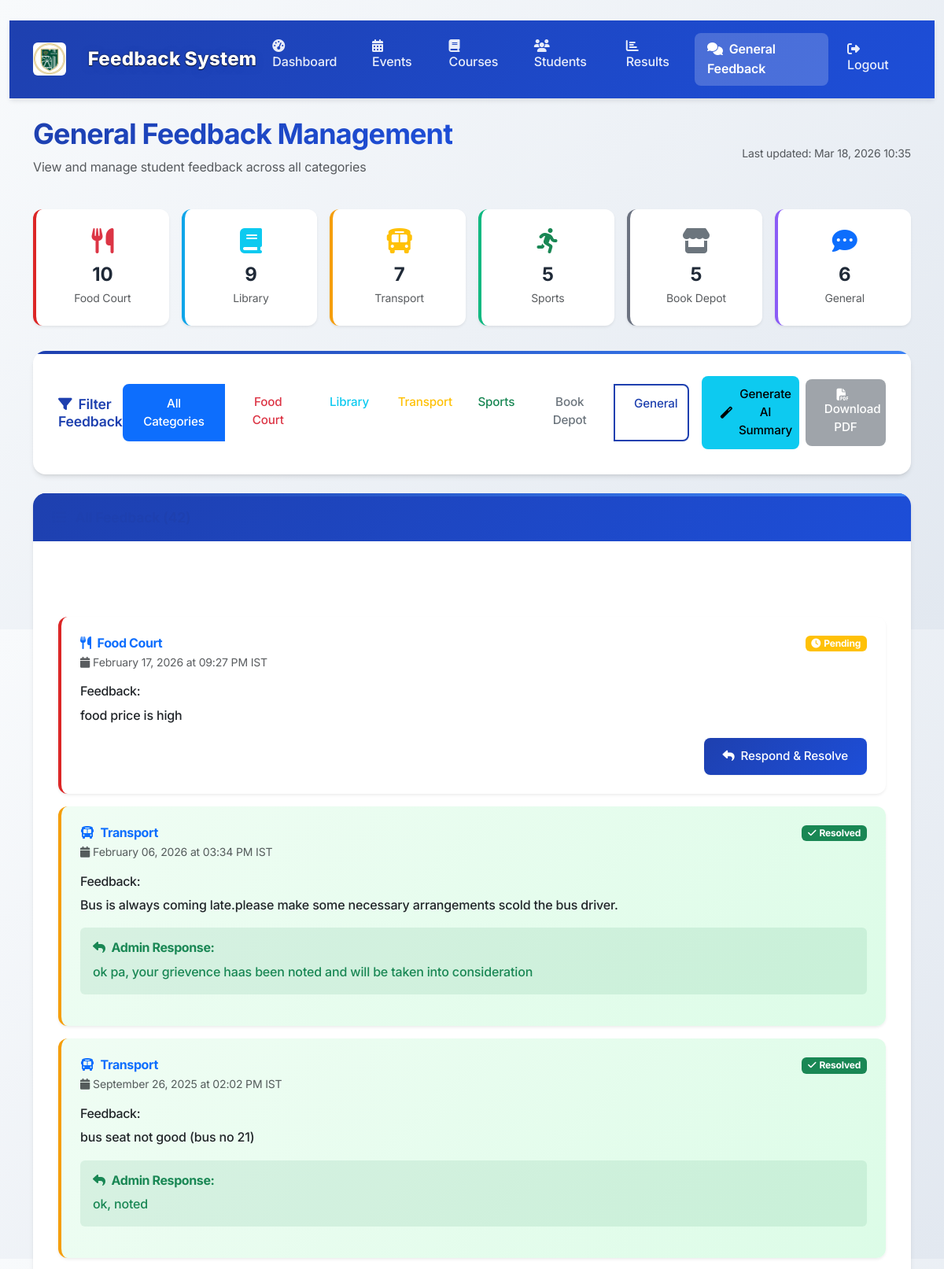
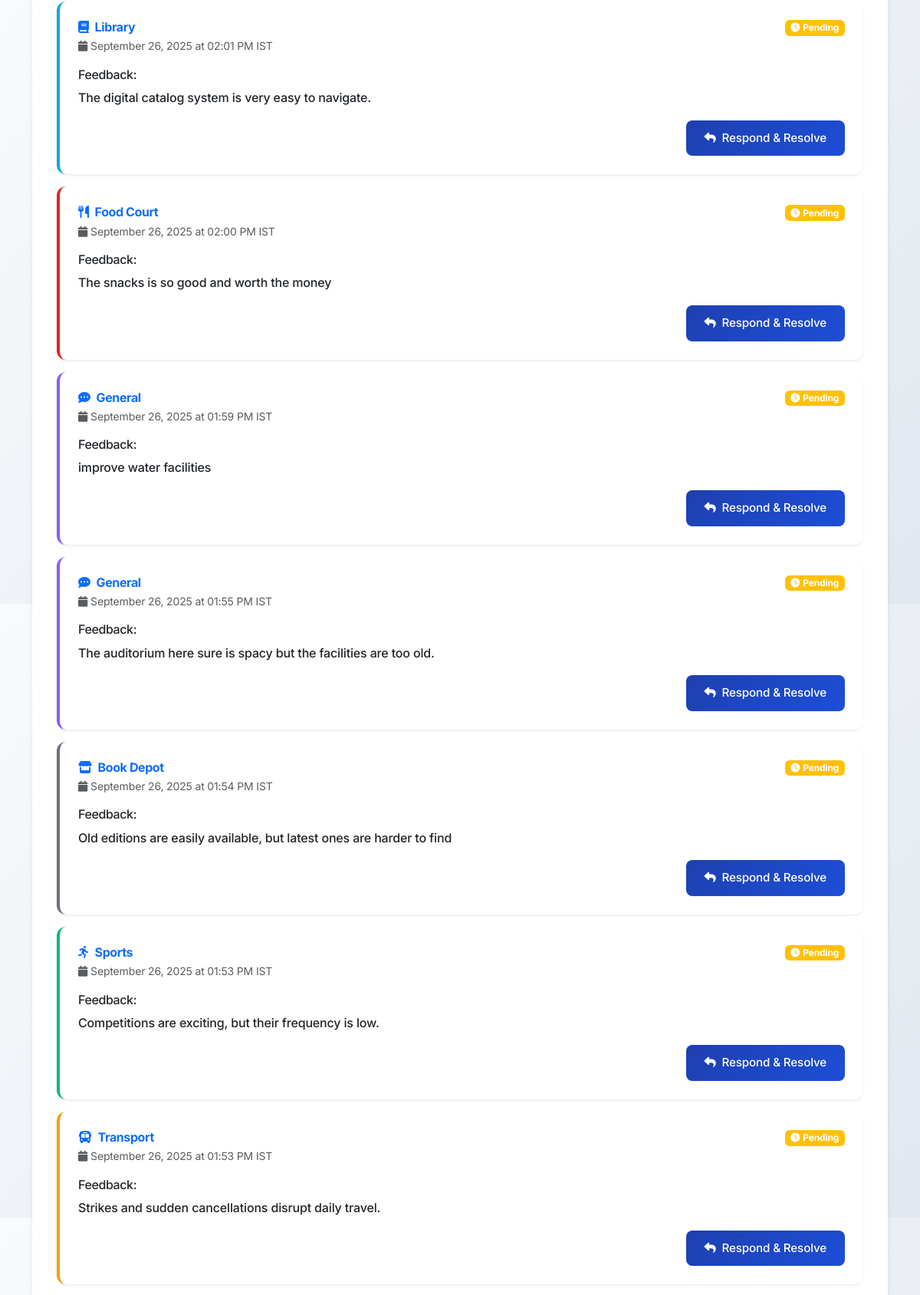
Screenshot of /admin/general-feedback (signed in, upper part) with the database file from the repository (2 pictures, top to bottom).
### admin/src/common/models.py (models this page shows, shortened)
class GeneralFeedback(db.Model):
    id = db.Column(db.Integer, primary_key=True)
    category = db.Column(db.String(50), nullable=False)  # fc, library, transport, sports, bookdepot, general
    content = db.Column(db.Text, nullable=False)
    student_id = db.Column(db.Integer, db.ForeignKey('student.id'), nullable=False)
    student = db.relationship('Student', backref='general_feedbacks')
    timestamp = db.Column(db.DateTime, default=datetime.utcnow)
    is_resolved = db.Column(db.Boolean, default=False)
    admin_response = db.Column(db.Text, nullable=True)

### admin/src/admin/routes.py (the view)
@admin_bp.route('/general-feedback')
@login_required
def general_feedback():
    if not current_user.is_admin:
        flash('Access denied.', 'danger')
        return redirect(url_for('admin.login'))
    category_filter = request.args.get('category', 'all')
    if category_filter == 'all':
        feedbacks = GeneralFeedback.query.order_by(GeneralFeedback.timestamp.desc()).all()
    else:
        feedbacks = GeneralFeedback.query.filter_by(category=category_filter).order_by(GeneralFeedback.timestamp.desc()).all()
    category_stats = {}
    categories = ['fc', 'library', 'transport', 'sports', 'bookdepot', 'general']
    for cat in categories:
        category_stats[cat] = GeneralFeedback.query.filter_by(category=cat).count()
    category_names = {
        'fc': 'Food Court',
        'library': 'Library',
        'transport': 'Transport',
        'sports': 'Sports',
        'bookdepot': 'Book Depot',
        'general': 'General'
    }
    from datetime import timedelta
    return render_template('domains/admin/general_feedback.html',
                           feedbacks=feedbacks,
                           category_filter=category_filter,
                           category_stats=category_stats,
                           category_names=category_names,
                           timedelta=timedelta)

### admin/src/common/models.py (called while the page is built)
@login_manager.user_loader
def load_user(user_id):
    return User.query.get(int(user_id))

### admin/templates/domains/admin/general_feedback.html (shortened to what this page needs)
﻿{% extends "base.html" %}
{% block styles %}
<link rel="stylesheet" href="{{ url_for('static', filename='domains/admin/css/admin.css') }}">
{% endblock %}
{% block navbar %}
<nav class="navbar navbar-expand-lg navbar-dark admin-navbar">
  <div class="container">
  <a class="navbar-brand d-flex align-items-center" href="#"><img src="{{ url_for('static', filename='images/logo.png') }}" alt="SREC Logo" style="height:42px; margin-right:12px; border-radius: 6px;"><span class="navbar-title-visible">Feedback System</span></a>
    <div class="collapse navbar-collapse" id="navbarNav">
      <ul class="navbar-nav">
        <li class="nav-item">
          <a class="nav-link" href="{{ url_for('admin.dashboard') }}">
            <i class="fas fa-tachometer-alt me-2"></i>Dashboard
          </a>
        </li>
        <li class="nav-item">
          <a class="nav-link" href="{{ url_for('admin.manage_events') }}">
            <i class="fas fa-calendar-alt me-2"></i>Events
          </a>
        </li>
        <li class="nav-item">
          <a class="nav-link" href="{{ url_for('admin.manage_courses') }}">
            <i class="fas fa-book me-2"></i>Courses
          </a>
        </li>
        <li class="nav-item">
          <a class="nav-link" href="{{ url_for('admin.manage_students') }}">
            <i class="fas fa-users me-2"></i>Students
          </a>
        </li>
        <li class="nav-item">
          <a class="nav-link" href="{{ url_for('admin.results') }}">
            <i class="fas fa-chart-bar me-2"></i>Results
          </a>
        </li>
        <li class="nav-item">
          <a class="nav-link active" href="{{ url_for('admin.general_feedback') }}">
            <i class="fas fa-comments me-2"></i>General Feedback
          </a>
        </li>
      </ul>
      <ul class="navbar-nav ms-auto">
        <li class="nav-item">
          <a class="nav-link" href="{{ url_for('admin.logout') }}">
            <i class="fas fa-sign-out-alt me-2"></i>Logout
          </a>
        </li>
      </ul>
    </div>
  </div>
</nav>
{% endblock %}
{% block content %}
<div class="container my-4 fade-in-up">
  <div class="d-flex justify-content-between align-items-center mb-4">
    <div>
      <h1 class="text-gradient mb-2">General Feedback Management</h1>
      <p class="text-muted">View and manage student feedback across all categories</p>
    </div>
    <div class="text-end">
      <small class="text-muted">Last updated: {{ moment().format('MMM DD, YYYY HH:mm') }}</small>
    </div>
  </div>
  <div class="category-stats">
    <div class="category-stat-card category-fc">
      <div class="mb-2">
        <i class="fas fa-utensils fa-2x text-danger"></i>
      </div>
      <div class="fw-bold fs-4">{{ category_stats.fc }}</div>
      <small class="text-muted">Food Court</small>
    </div>
    <div class="category-stat-card category-library">
      <div class="mb-2">
        <i class="fas fa-book fa-2x text-info"></i>
      </div>
      <div class="fw-bold fs-4">{{ category_stats.library }}</div>
      <small class="text-muted">Library</small>
    </div>
    <div class="category-stat-card category-transport">
      <div class="mb-2">
        <i class="fas fa-bus fa-2x text-warning"></i>
      </div>
      <div class="fw-bold fs-4">{{ category_stats.transport }}</div>
      <small class="text-muted">Transport</small>
    </div>
    <div class="category-stat-card category-sports">
      <div class="mb-2">
        <i class="fas fa-running fa-2x text-success"></i>
      </div>
      <div class="fw-bold fs-4">{{ category_stats.sports }}</div>
      <small class="text-muted">Sports</small>
    </div>
    <div class="category-stat-card category-bookdepot">
      <div class="mb-2">
        <i class="fas fa-store fa-2x text-secondary"></i>
      </div>
      <div class="fw-bold fs-4">{{ category_stats.bookdepot }}</div>
      <small class="text-muted">Book Depot</small>
    </div>
    <div class="category-stat-card category-general">
      <div class="mb-2">
        <i class="fas fa-comment-dots fa-2x text-primary"></i>
      </div>
      <div class="fw-bold fs-4">{{ category_stats.general }}</div>
      <small class="text-muted">General</small>
    </div>
  </div>
  <div class="dashboard-card mb-4">
    <div class="card-body">
      <div class="d-flex justify-content-between align-items-center">
        <h5 class="mb-0">
          <i class="fas fa-filter me-2"></i>Filter Feedback
        </h5>
        <div class="btn-group" role="group">
          <a href="{{ url_for('admin.general_feedback', category='all') }}"
             class="btn btn-outline-primary btn-sm {% if category_filter == 'all' %}active{% endif %}">
            All Categories
          </a>
          <a href="{{ url_for('admin.general_feedback', category='fc') }}"
             class="btn btn-outline-danger btn-sm {% if category_filter == 'fc' %}active{% endif %}">
            Food Court
          </a>
          <a href="{{ url_for('admin.general_feedback', category='library') }}"
             class="btn btn-outline-info btn-sm {% if category_filter == 'library' %}active{% endif %}">
            Library
          </a>
          <a href="{{ url_for('admin.general_feedback', category='transport') }}"
             class="btn btn-outline-warning btn-sm {% if category_filter == 'transport' %}active{% endif %}">
            Transport
          </a>
          <a href="{{ url_for('admin.general_feedback', category='sports') }}"
             class="btn btn-outline-success btn-sm {% if category_filter == 'sports' %}active{% endif %}">
            Sports
          </a>
          <a href="{{ url_for('admin.general_feedback', category='bookdepot') }}"
             class="btn btn-outline-secondary btn-sm {% if category_filter == 'bookdepot' %}active{% endif %}">
            Book Depot
          </a>
          <a href="{{ url_for('admin.general_feedback', category='general') }}"
             class="btn btn-outline-primary btn-sm {% if category_filter == 'general' %}active{% endif %}">
            General
          </a>
        </div>
        <button id="generateSummaryBtn" class="btn btn-info btn-sm ms-3 d-flex align-items-center" type="button" style="position:relative;">
          <i class="fas fa-magic me-2" id="summaryIcon"></i>
          <span id="summaryBtnText">Generate AI Summary</span>
        </button>
        <button id="downloadSummaryPdfBtn" class="btn btn-secondary btn-sm ms-2" type="button" disabled>
          <i class="fas fa-file-pdf me-2"></i>Download PDF
        </button>
      </div>
    </div>
  </div>
  <div class="dashboard-card">
    <div class="card-header">
      <h5 class="mb-0">
        <i class="fas fa-list me-2"></i>
      </h5>
    </div>
    <div class="card-body">
    </div>
    <div class="card-body">
      {% if feedbacks %}
        {% for feedback in feedbacks %}
        <div class="feedback-item category-{{ feedback.category }} {% if feedback.is_resolved %}resolved{% endif %}">
          <div class="d-flex justify-content-between align-items-start mb-3">
            <div>
              <h6 class="fw-bold text-primary mb-1">
                {% if feedback.category == 'fc' %}
                  <i class="fas fa-utensils me-2"></i>Food Court
                {% elif feedback.category == 'library' %}
                  <i class="fas fa-book me-2"></i>Library
                {% elif feedback.category == 'transport' %}
                  <i class="fas fa-bus me-2"></i>Transport
                {% elif feedback.category == 'sports' %}
                  <i class="fas fa-running me-2"></i>Sports
                {% elif feedback.category == 'bookdepot' %}
                  <i class="fas fa-store me-2"></i>Book Depot
                {% else %}
                  <i class="fas fa-comment-dots me-2"></i>General
                {% endif %}
              </h6>
              <small class="text-muted">
                {% set ist_time = feedback.timestamp + timedelta(hours=5, minutes=30) %}
                <i class="fas fa-calendar me-1"></i>{{ ist_time.strftime('%B %d, %Y at %I:%M %p') }} IST
              </small>
            </div>
            <div>
              {% if feedback.is_resolved %}
                <span class="badge bg-success">
                  <i class="fas fa-check me-1"></i>Resolved
                </span>
              {% else %}
                <span class="badge bg-warning">
                  <i class="fas fa-clock me-1"></i>Pending
                </span>
              {% endif %}
            </div>
          </div>
          <div class="mb-3">
            <h6 class="text-dark fw-medium mb-2">Feedback:</h6>
            <p class="text-dark mb-0">{{ feedback.content }}</p>
          </div>
          {% if feedback.admin_response %}
            <div class="bg-success bg-opacity-10 rounded p-3 mb-3">
              <h6 class="text-success fw-bold mb-2">
                <i class="fas fa-reply me-2"></i>Admin Response:
              </h6>
              <p class="text-success mb-0">{{ feedback.admin_response }}</p>
            </div>
          {% endif %}
          {% if not feedback.is_resolved %}
            <div class="text-end">
              <button class="btn btn-primary btn-sm" onclick="toggleResolveForm('{{ feedback.id|int }}')">
                <i class="fas fa-reply me-2"></i>Respond & Resolve
              </button>
            </div>
          {% endif %}
        </div>
        {% endfor %}
      {% endif %}
    </div>
  </div>
</div>
{% endblock %}

### admin/static/css/main.css (style rules this page uses)
:root { --primary-color: #1e40af; --primary-hover: #1d4ed8; --secondary-color: #64748b; --success-color: #059669; --success-hover: #047857; --warning-color: #d97706; --danger-color: #dc2626; --light-bg: #f8fafc; --white: #ffffff; --gray-50: #f9fafb; --gray-100: #f3f4f6; --gray-200: #e5e7eb; --gray-300: #d1d5db; --gray-600: #4b5563; --gray-700: #374151; --gray-800: #1f2937; --gray-900: #111827; --border-radius: 12px; --border-radius-sm: 8px; --shadow-sm: 0 1px 2px 0 rgb(0 0 0 / 0.05); --shadow: 0 1px 3px 0 rgb(0 0 0 / 0.1), 0 1px 2px -1px rgb(0 0 0 / 0.1); --shadow-md: 0 4px 6px -1px rgb(0 0 0 / 0.1), 0 2px 4px -2px rgb(0 0 0 / 0.1); --shadow-lg: 0 10px 15px -3px rgb(0 0 0 / 0.1), 0 4px 6px -4px rgb(0 0 0 / 0.1); --transition: all 0.2s cubic-bezier(0.4, 0, 0.2, 1); }
body { font-family: 'Inter', -apple-system, BlinkMacSystemFont, 'Segoe UI', Roboto, 'Helvetica Neue', Arial, sans-serif; background-color: var(--light-bg); color: var(--gray-800); line-height: 1.6; font-size: 16px; letter-spacing: -0.01em; }
h1, h2, h3, h4, h5, h6 { font-weight: 600; letter-spacing: -0.025em; color: var(--gray-900); margin-bottom: 0.75rem; }
h1 { font-size: 2.25rem; line-height: 1.2; }
.card-header { background: linear-gradient(135deg, var(--primary-color) 0%, var(--primary-hover) 100%); border-bottom: none; padding: 1.25rem 1.5rem; font-weight: 600; font-size: 1.1rem; letter-spacing: -0.01em; }
.card-body { padding: 1.5rem; }
.btn { font-weight: 500; border-radius: var(--border-radius-sm); padding: 0.75rem 1.5rem; font-size: 0.95rem; letter-spacing: -0.01em; transition: var(--transition); border: none; position: relative; overflow: hidden; }
.btn::before { content: ''; position: absolute; top: 0; left: -100%; width: 100%; height: 100%; background: linear-gradient(90deg, transparent, rgba(255,255,255,0.2), transparent); transition: left 0.5s; }
.btn-primary { background: linear-gradient(135deg, var(--primary-color) 0%, var(--primary-hover) 100%); box-shadow: var(--shadow-sm); }
.btn-outline-primary { border: 2px solid var(--primary-color); color: var(--primary-color); background: transparent; }
.navbar-brand { font-weight: 700; font-size: 1.1rem; letter-spacing: -0.01em; display: flex; align-items: center; gap: 16px; margin: 0 !important; padding: 0; }
.nav-link { font-weight: 500; padding: 0.5rem 1rem !important; border-radius: var(--border-radius-sm); transition: var(--transition); margin: 0 0.25rem; }
.nav-link.active { background: rgba(255, 255, 255, 0.2); font-weight: 600; }
.text-gradient { background: linear-gradient(135deg, var(--primary-color) 0%, var(--primary-hover) 100%); -webkit-background-clip: text; -webkit-text-fill-color: transparent; background-clip: text; font-weight: 700; }
.fade-in-up { animation: fadeInUp 0.6s ease-out; }
.navbar-title-visible { color: #fff; font-weight: 800; font-size: 1.5rem; letter-spacing: 0.01em; text-shadow: 0 2px 8px rgba(30, 64, 175, 0.7), 0 1px 0 #000, 0 0 2px #000; }

### admin/static/css/admin.css (style rules this page uses)
:root { --admin-primary: #1e40af; --admin-secondary: #64748b; --admin-accent: #3b82f6; --admin-success: #059669; --admin-warning: #d97706; --admin-danger: #dc2626; }
body { background: linear-gradient(135deg, #f8fafc 0%, #e2e8f0 100%); min-height: 100vh; }
.dashboard-card { background: white; border: none; border-radius: 16px; box-shadow: 0 4px 6px -1px rgb(0 0 0 / 0.1), 0 2px 4px -2px rgb(0 0 0 / 0.1); transition: all 0.3s cubic-bezier(0.4, 0, 0.2, 1); overflow: hidden; position: relative; }
.dashboard-card::before { content: ''; position: absolute; top: 0; left: 0; right: 0; height: 4px; background: linear-gradient(90deg, var(--admin-primary) 0%, var(--admin-accent) 100%); }
.dashboard-card .card-body { padding: 2rem; }
.dashboard-card h5 { color: var(--admin-primary); font-weight: 600; font-size: 1.1rem; margin-bottom: 1rem; letter-spacing: -0.01em; }
.dashboard-card p { color: #64748b; font-weight: 500; margin-bottom: 1.5rem; }
.admin-navbar { background: linear-gradient(135deg, var(--admin-primary) 0%, #1d4ed8 100%); box-shadow: 0 4px 6px -1px rgb(0 0 0 / 0.1); padding: 1rem 0; }
.admin-navbar .navbar-brand { font-weight: 700; font-size: 1.3rem; color: white; }
.admin-navbar .nav-link { color: rgba(255, 255, 255, 0.9); font-weight: 500; padding: 0.75rem 1rem; border-radius: 8px; transition: all 0.3s ease; margin: 0 0.25rem; }
.admin-navbar .nav-link.active { background: rgba(255, 255, 255, 0.2); color: white; font-weight: 600; }

### rows the page displays
GeneralFeedback: category "fc" (drawn), strftime "February 17, 2026 at 09:27 PM", is_resolved False (drawn), content "food price is high"
GeneralFeedback: category "transport" (drawn), strftime "February 06, 2026 at 03:34 PM", is_resolved True (drawn), content "Bus is always coming late.please make some necessary arrangements scold the bus driver.", admin_response "ok pa, your grievence haas been noted and will be taken into consideration"
GeneralFeedback: category "transport" (drawn), strftime "September 26, 2025 at 02:02 PM", is_resolved True (drawn), content "bus seat not good (bus no 21)", admin_response "ok, noted"
GeneralFeedback: category "library" (drawn), strftime "September 26, 2025 at 02:01 PM", is_resolved False (drawn), content "The digital catalog system is very easy to navigate."
GeneralFeedback: category "fc" (drawn), strftime "September 26, 2025 at 02:00 PM", is_resolved False (drawn), content "The snacks is so good and worth the money"
GeneralFeedback: category "general" (drawn), strftime "September 26, 2025 at 01:59 PM", is_resolved False (drawn), content "improve water facilities"
GeneralFeedback: category "general" (drawn), strftime "September 26, 2025 at 01:55 PM", is_resolved False (drawn), content "The auditorium here sure is spacy but the facilities are too old."
GeneralFeedback: category "bookdepot" (drawn), strftime "September 26, 2025 at 01:54 PM", is_resolved False (drawn), content "Old editions are easily available, but latest ones are harder to find"
GeneralFeedback: category "sports" (drawn), strftime "September 26, 2025 at 01:53 PM", is_resolved False (drawn), content "Competitions are exciting, but their frequency is low."
GeneralFeedback: category "transport" (drawn), strftime "September 26, 2025 at 01:53 PM", is_resolved False (drawn), content "Strikes and sudden cancellations disrupt daily travel."

### other values shown
{{ moment().format('MMM DD, YYYY HH:mm') }} "Mar 18, 2026 10:35"
{{ category_stats.fc }} "10"
{{ category_stats.library }} "9"
{{ category_stats.transport }} "7"
{{ category_stats.sports }} "5"
{{ category_stats.bookdepot }} "5"
{{ category_stats.general }} "6"
